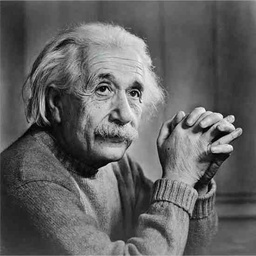
#> input picture resmisifreleme/org.jpg, 256 x 256 px, shrunk from 550 x 550 before the run, found by its file name
$ python Main.py
#> lines starting #> are read from the running program, lines starting #| are printed output that depends on the picture
### flask-example/moduleFile.py
# -*- coding: utf-8 -*-
"""
Created on Mon May 29 14:16:57 2023

@author: Burhan Mutlu
"""

import cv2

class ResimSifreleme:

    width=0; height=0; N=41;

    def __init__(self, imagePath, renklimi):
#> called with imagePath = 'org.jpg', renklimi = 0
        self.imagePath = imagePath
        self.renklimi = renklimi
        self.org = cv2.imread(imagePath,renklimi)
#> self.org: shape (256, 256); min 0, max 253, mean 98
        self.height= self.org.shape[0];
#> self.height = 256
        self.width= self.org.shape[1];
#> self.width = 256

    def getImage(self):
        return self.org

    def PrintImage(self, image, title):
        cv2.imshow(title, image)
        self.destroyWindows()

    def destroyWindows(self):
        k=cv2.waitKey(0)
        if k==ord('q'):
            cv2.destroyAllWindows()

    def imageEncryption(self):
        encrypted = self.getImage()
        for i in range(self.width):
            for j in range(self.height):
                encrypted[j, i ] = self.org[j,i] * self.N
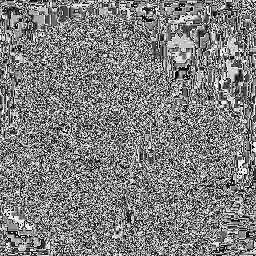
#> encrypted: shape (256, 256); min 0, max 255, mean 127.3
#> (key q is pressed here)
        return encrypted

    def imageDecryption(self):
        decrypted = self.getImage()
        for i in range(self.width):
            for j in range(self.height):
                val = self.mod_hesapla( decrypted[j,i] )
                decrypted[j, i ] = val
        return decrypted

    def mod_hesapla(self, val):
        while 1:
            if(val<=self.N):
                 val = val + 256
            if( val%self.N ==0 ):
                return val/(self.N)
            else:
                val = val + 256


    def test(self):
        print (self.GetEncrypted(10, 10))


### flask-example/Main.py
# -*- coding: utf-8 -*-
"""
Created on Mon May 29 14:28:47 2023

@author: Burhan Mutlu
"""

from moduleFile import ResimSifreleme

p = ResimSifreleme("org.jpg", 0)

sifreli = p.imageEncryption()
p.PrintImage(sifreli, "sifreli")


cozulmus = p.imageDecryption()
p.PrintImage(cozulmus, "cozulmus")
#> (key Esc is pressed here)
